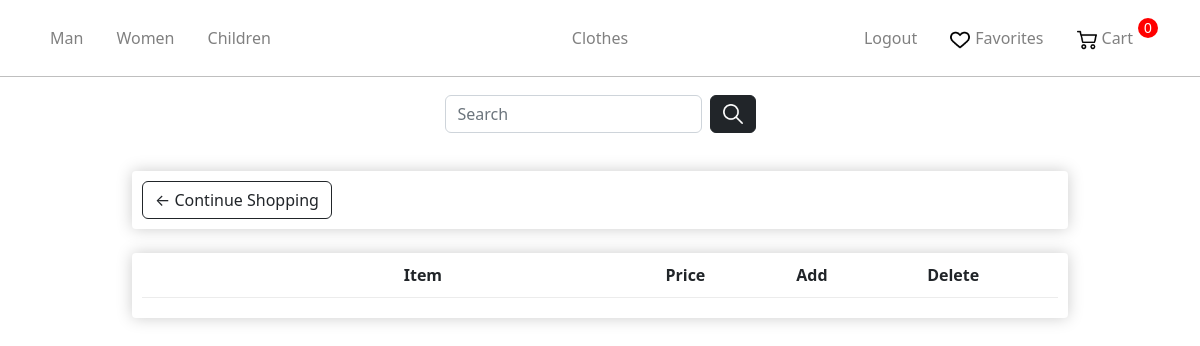
The page /liked/ (signed in) on the database as committed earlier.
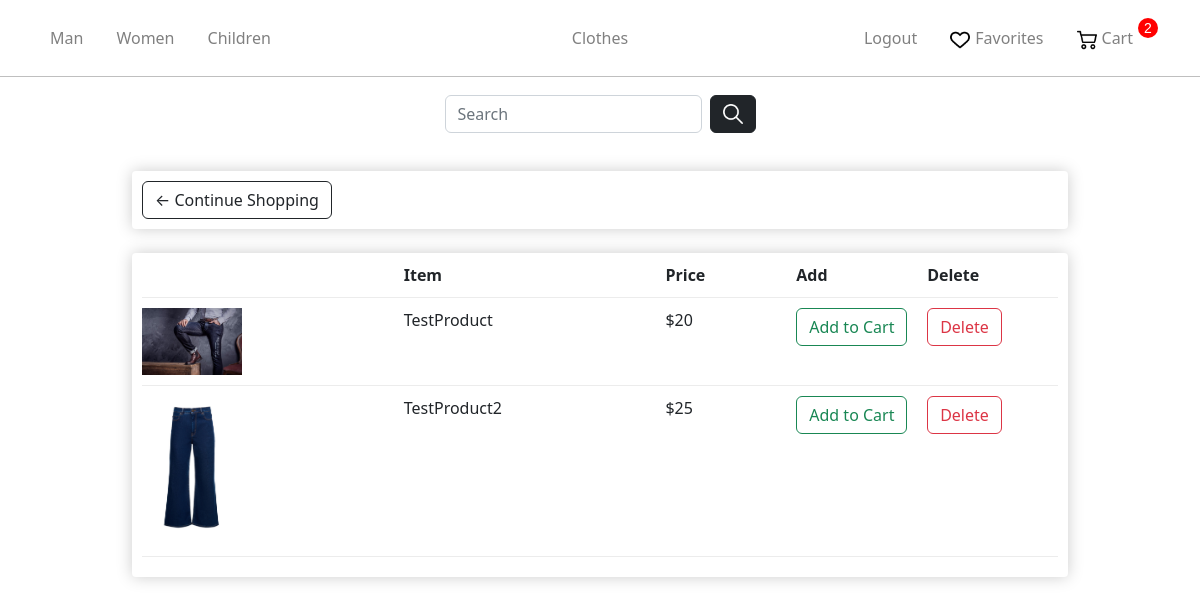
The same page on the database as committed later.
### store/models.py (models this page shows, shortened)
class Gender(models.Model):
    name = models.CharField(max_length=100, db_index=True)
    slug = models.SlugField(max_length=255, unique=True, db_index=True)
    categories_id = models.ManyToManyField('Category')
    def get_absolute_url(self):
        return reverse('gender', kwargs={'gender_slug': self.slug})

class Order(models.Model):
    user = models.ForeignKey('User', on_delete=models.CASCADE)
    products = models.ManyToManyField('OrderProduct')
    time_create = models.DateTimeField(auto_now_add=True)
    ordered = models.BooleanField(default=False)
    address = models.ForeignKey('Address', on_delete=models.SET_NULL, blank=True, null=True)

class OrderProduct(models.Model):
    user = models.ForeignKey('User', on_delete=models.CASCADE)
    product = models.ForeignKey('Product', on_delete=models.PROTECT)
    quantity = models.IntegerField(default=1)
    ordered = models.BooleanField(default=False)

class Product(models.Model):
    AVAILABILITY =(
        ('Y', 'В наличии'),
        ('N', 'Нет в наличии'),
    )
    name = models.CharField(max_length=255)
    slug = models.SlugField(max_length=255, unique=True, db_index=True)
    description = models.TextField(blank=True)
    price = models.IntegerField()
    photo = models.ImageField(upload_to="photos")
    size = models.CharField(max_length=255)
    availability = models.CharField(max_length=1,choices = AVAILABILITY,default = '')
    cat = models.ForeignKey('Category', on_delete=models.PROTECT)
    gender = models.ForeignKey('Gender', on_delete=models.PROTECT)

### store/views.py (the view)
# urls.py: path('liked/', views.liked, name="liked"),
def liked(request):
    context = {}
    context = get_user_context(context,request)
    return render(request, 'store/liked.html', context)

### store/templatetags/store_tags.py (called while the page is built)
@register.simple_tag(name='getquantity')
def get_quantity(order_product_pk, plus):
    return reverse('change_quantity', kwargs={'order_product_pk': order_product_pk, 'plus': plus})

### store/utils.py (called while the page is built)
def get_user_context(dict,request):
    context = dict
    genders = Gender.objects.all()
    ordered = 1
    if not request.user.is_authenticated:
        ordered = 0
    else:
        order_qs = Order.objects.filter(user=request.user, ordered=False)
        if order_qs.exists():
            context["order"] = order_qs[0]
        else:
            ordered = 0
    context["genders"] = genders
    context["gender_selected"] = -1
    context["cat_selected"] = -1
    context["ordered"] = ordered
    return context

### store/templates/store/liked.html (shortened to what this page needs)
{% extends 'store/layout.html' %}
{% load static %}
{% load store_tags %}
{% block content %}
    <link rel="stylesheet" href="{% static 'store/css/CategoriesCartCheckout.css' %}">
	<div class="row">
		<div class="col-lg-12">
			<div class="box-element">
				<a  class="btn btn-outline-dark" href="{% url 'main' %}">&#x2190; Continue Shopping</a>
				<br>
			</div>
			<br>
			<div class="box-element">
				<div class="cart-row">
					<div style="flex:2"></div>
					<div style="flex:2"><strong>Item</strong></div>
					<div style="flex:1"><strong>Price</strong></div>
					<div style="flex:1"><strong>Add</strong></div>
					<div style="flex:1"><strong>Delete</strong></div>
				</div>
				{%for orderproduct in order.products.all%}
				<div class="cart-row">
					<div style="flex:2"><img class="row-image" src="{{orderproduct.product.photo.url}}"></div>
					<div style="flex:2"><p>{{orderproduct.product.name}}</p></div>
					<div style="flex:1"><p>${{orderproduct.product.price}}</p></div>
					<div style="flex:1">
                        <a href = "{{product.get_add_url}}" class="btn btn-outline-success add-btn">Add to Cart</a>
					</div>
					<div style="flex:1">
                        {% getquantity order_product_pk=orderproduct.pk plus=0 as URL%}
                        <a href = "{{URL}}" class="btn btn-outline-danger add-btn">Delete</a>
                    </div>
				</div>
				{%endfor%}
			</div>
		</div>
	</div>
{% endblock %}

### store/templates/store/layout.html (shortened to what this page needs)
{% load static %}
<!doctype html>
<html lang="en">
<head>
    <link rel="stylesheet" href="https://cdn.jsdelivr.net/npm/bootstrap@5.2.3/dist/css/bootstrap.min.css">
    <link rel="stylesheet" href="{% static 'store/css/main.css' %}">
</head>
<body>
    <nav class="navbar navbar-expand-sm navbar-dark main-nav">
    <div class="container justify-content-center">
        <ul class="nav navbar-nav w-100 flex-nowrap">
            {% for gender in genders%}
            <li class="nav-item active">
                {%if gender == gender_selected%}
                <p class="nav-link-selected lk" >{{gender.name}}</p>
                {%else%}
                <a class="nav-link lk" href="{{gender.get_absolute_url}}">{{gender.name}}</a>
                {%endif%}
            {% endfor %}
        </ul>
        <ul class="nav navbar-nav justify-content-center">
            <li class="nav-item"><a class="nav-link" href="{% url 'main' %}">Clothes</a></li>
        </ul>
        <ul class="nav navbar-nav w-100 justify-content-end">
            {% if request.user.is_authenticated %}
            <li class="nav-item">
                <a class="nav-link lk" href="{% url 'logout' %}">Logout</a>
            </li>
            {%endif%}
            <li class="nav-item">
                <a class="nav-link lk icon" href="{% url 'liked' %}"><img src="../../static/store/img/heart.png" alt="Heart Icon">Favorites</a>
            </li>
            <li class="nav-item">
                {%if not ordered%}
                    <p class="cart-total">0</p>
                {%else%}
                    <p class="cart-total">{{order.products.count}}</p>
                {%endif%}
                <a class="nav-link lk icon" href="{% url 'cart' %}"><img src="../../static/store/img/shopping-cart.png" alt="Cart Icon">Cart</a>
            </li>
        </ul>
    </div>
    </nav>
    <hr class="nav">
    <nav class="navbar navbar-expand-sm navbar-dark sec-nav">
    <div class="container justify-content-center">
        <form class="d-flex" role="search">
        <input class="form-control search-input me-2" type="search" placeholder="Search" aria-label="Search" name ="search_area" value="{{ search_input }}">
        <button type="button" class="btn btn-dark"><img src="../../static/store/img/loupe.png" alt="Loupe Icon"></button>
        </form>
    </div>
    </nav>
    {% block content %}
    {% endblock %}
</body>
</html>

Rows that differ between the two databases and show on the page:
changed Order: products.count "0" → "2"
now on this page (row edited): OrderProduct: product.photo (picture), product.name "TestProduct", product.price "20"
added OrderProduct: product.photo (picture), product.name "TestProduct2", product.price "25"
